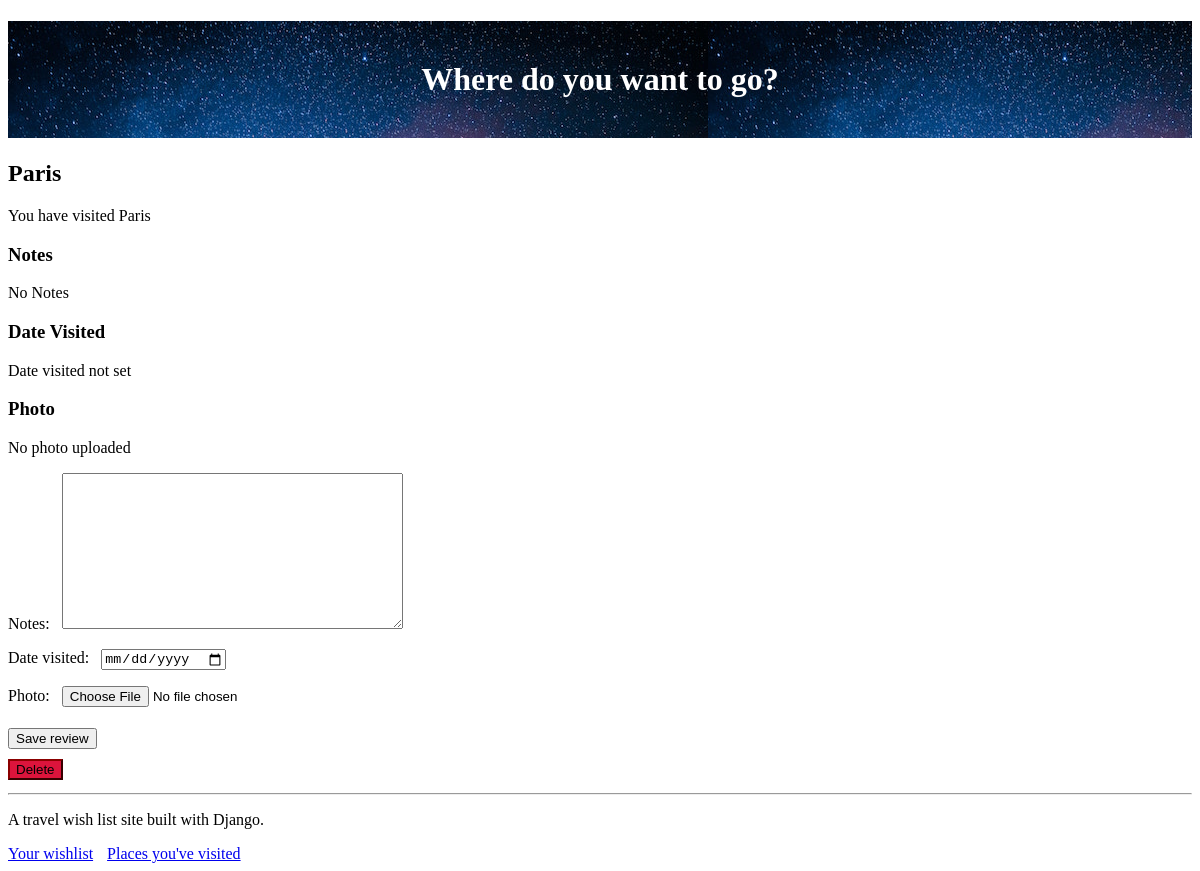
The app's page /place/2 (signed in), older data.
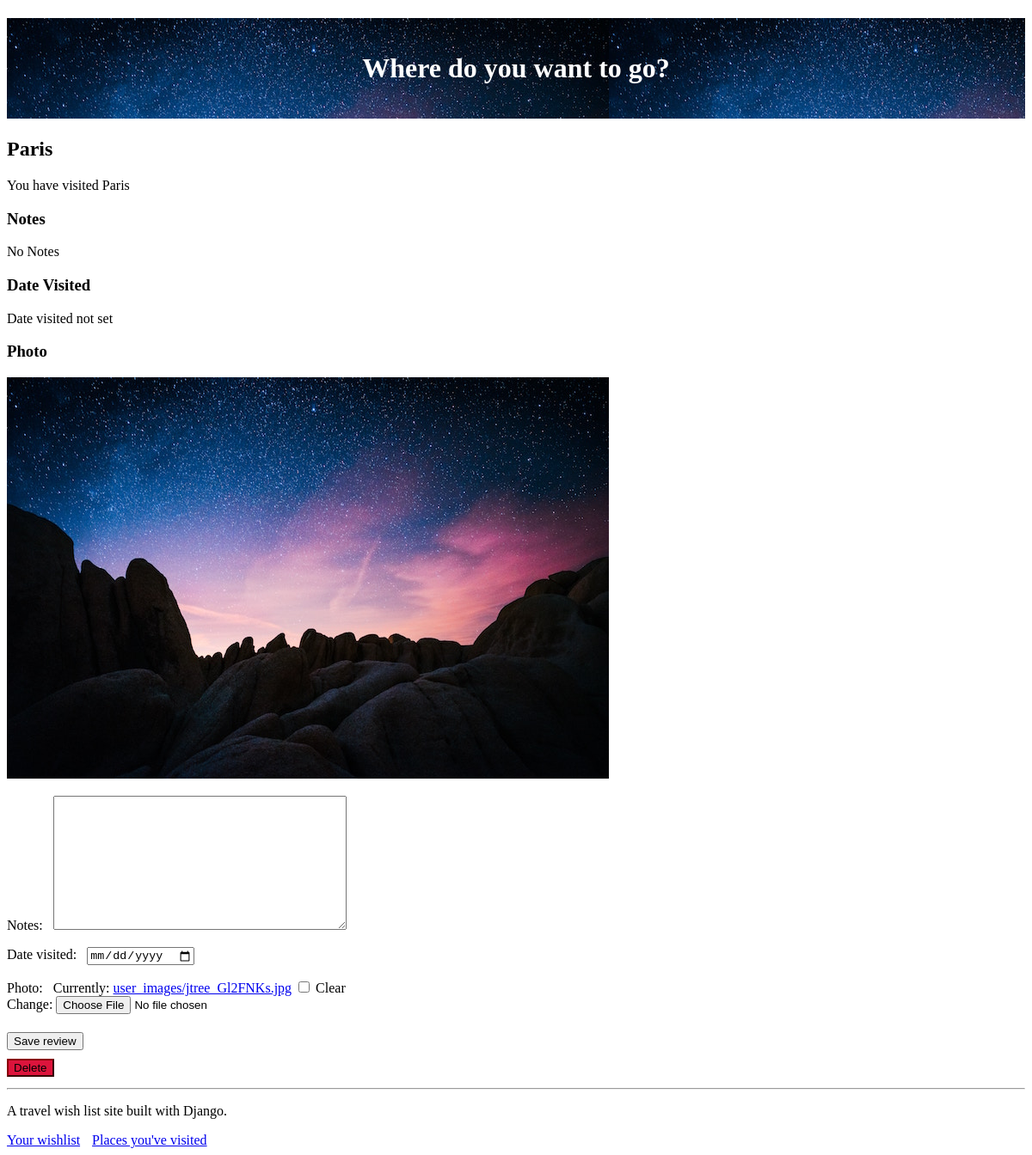
The same page, newer data.
### travel_wishlist/models.py (models this page shows, shortened)
class Place(models.Model):
    user = models.ForeignKey('auth.User', null=False, on_delete=models.CASCADE)
    name = models.CharField(max_length=200)
    visited = models.BooleanField(default=False)
    notes = models.TextField(blank=True, null=True)
    date_visited = models.DateField(blank=True, null=True)
    photo = models.ImageField(upload_to='user_images/', blank=True, null=True)

### travel_wishlist/views.py (the view)
# urls.py: path('place/<int:place_pk>', views.place_details, name='place_details'),
@login_required
def place_details(request, place_pk):
    place = get_object_or_404(Place, pk=place_pk)
    if place.user != request.user:
        return HttpResponseForbidden()
    if request.method == 'POST':
        form = TripReviewForm(request.POST, request.FILES, instance=place)
        if form.is_valid():
            form.save()
            messages.info(request, 'Trip information updated!')
        else:
            messages.error(request, form.errors)    # Temp error message - future version should improve
        return redirect('place_details', place_pk=place_pk)
    else:
        if place.visited:
            review_form = TripReviewForm(instance=place)    # Pre-populate with data from this place instance
            return render(request, 'travel_wishlist/place_detail.html', {'place': place, 'review_form': review_form})
        else:
            return render(request, 'travel_wishlist/place_detail.html', {'place': place} )

### travel_wishlist/forms.py
class TripReviewForm(forms.ModelForm):
    class Meta:
        model = Place
        fields = ('notes', 'date_visited', 'photo')
        widgets = {
            'date_visited': DateInput()
        }

### travel_wishlist/templates/travel_wishlist/place_detail.html (shortened to what this page needs)
{% extends 'travel_wishlist/base.html' %}
{% load static %}
{% block content %}
<h2>{{ place.name }}</h2>
{% if place.visited %}
    <P>You have visited {{ place.name }}</p>
    <h3>Notes</h3>
    <P>{{ place.notes|default:"No Notes" }}</p>
    <h3>Date Visited</h3>
    <P>{{ place.date_visited|default:"Date visited not set" }}</p>
    <h3>Photo</h3>
    {% if place.photo %}
        <img src="{{ place.photo.url }}">
    {% else %}
        <P>No photo uploaded</p>
    {% endif %}
    <form action="{% url 'place_details' place.pk %}" method="POST" enctype="multipart/form-data">
        {{ review_form.as_p }}
        <button type="submit">Save review</button>
    </form>
{% else %}
  <p>You have not visited {{ place.name }} yet.</p>
  <form action="{% url 'place_was_visited' place.pk %}" method="POST">
    {% csrf_token %}
    <button type=submit class="visited">Visited!</button>
  </form>
{% endif %}
<form action="{% url 'delete_place' place.pk %}" method="POST">
    <button type=submit class="delete">Delete</button>
</form>
{% endblock %}

### travel_wishlist/templates/travel_wishlist/base.html (shortened to what this page needs)
{% load static %}
<!DOCTYPE html>
<html>
    <head>
        <link rel="stylesheet" href="https://unpkg.com/sakura.css/css/sakura.css" type="text/css">
        <link rel="stylesheet" href="{% static 'css/style.css' %}" type="text/css">
    </head>
    <body>
    <h1 id="site-header">Where do you want to go?</h1>
        {% block content %}
        {% endblock %}
    <hr>
    <div>
        <p>A travel wish list site built with Django.</p>
        <a class="nav-link" href="{% url 'place_list' %}">Your wishlist</a>
        <a class="nav-link" href="{% url 'places_visited' %}">Places you've visited</a>
    </div>
    </body>
</html>

### travel_wishlist/static/css/style.css (style rules this page uses)
#site-header { background: url('../img/jtree.jpg') 0 0 repeat-x; color: white; padding: 40px 0 40px 0px; text-align: center; }
.nav-link { margin-right: 10px; }
label { display: inline-block; padding-right: 8px; }
button { margin: 5px 0px 5px 0; }
.delete { background-color: crimson; border-color: darkred; }

Row changes from the older to the newer data that the page shows:
changed Place "Paris": photo: picture added
Text that changed along with them:
form field as_p: (not shown) → "☐"
text no longer shown: "Notes: Date visited: Photo: No photo uploaded"
text now shown: "Notes: Date visited: Photo: Currently: user_images/jtree_Gl2FNKs.jpg Clear Change:"
